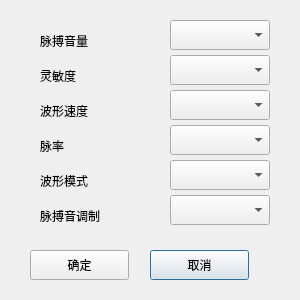
<?xml version="1.0" encoding="UTF-8"?>
<ui version="4.0">
 <class>Dlg_set_spo2</class>
 <widget class="QDialog" name="Dlg_set_spo2">
  <property name="geometry">
   <rect>
    <x>0</x>
    <y>0</y>
    <width>300</width>
    <height>300</height>
   </rect>
  </property>
  <property name="windowTitle">
   <string>血氧设置</string>
  </property>
  <widget class="QLabel" name="label">
   <property name="geometry">
    <rect>
     <x>40</x>
     <y>30</y>
     <width>71</width>
     <height>21</height>
    </rect>
   </property>
   <property name="text">
    <string>脉搏音量</string>
   </property>
  </widget>
  <widget class="QLabel" name="label_4">
   <property name="geometry">
    <rect>
     <x>40</x>
     <y>65</y>
     <width>71</width>
     <height>21</height>
    </rect>
   </property>
   <property name="text">
    <string>灵敏度</string>
   </property>
  </widget>
  <widget class="QPushButton" name="m_btn_cancel">
   <property name="geometry">
    <rect>
     <x>150</x>
     <y>250</y>
     <width>99</width>
     <height>30</height>
    </rect>
   </property>
   <property name="text">
    <string>取消</string>
   </property>
  </widget>
  <widget class="QComboBox" name="m_cmbb_maiboyintiaozhi">
   <property name="geometry">
    <rect>
     <x>170</x>
     <y>195</y>
     <width>100</width>
     <height>30</height>
    </rect>
   </property>
   <property name="maxVisibleItems">
    <number>2</number>
   </property>
  </widget>
  <widget class="QPushButton" name="m_btn_ok">
   <property name="geometry">
    <rect>
     <x>30</x>
     <y>250</y>
     <width>99</width>
     <height>30</height>
    </rect>
   </property>
   <property name="text">
    <string>确定</string>
   </property>
  </widget>
  <widget class="QComboBox" name="m_cmbb_boxingsudu">
   <property name="geometry">
    <rect>
     <x>170</x>
     <y>90</y>
     <width>100</width>
     <height>30</height>
    </rect>
   </property>
   <property name="maxVisibleItems">
    <number>2</number>
   </property>
  </widget>
  <widget class="QLabel" name="label_11">
   <property name="geometry">
    <rect>
     <x>40</x>
     <y>170</y>
     <width>71</width>
     <height>21</height>
    </rect>
   </property>
   <property name="text">
    <string>波形模式</string>
   </property>
  </widget>
  <widget class="QComboBox" name="m_cmbb_maiboyinliang">
   <property name="geometry">
    <rect>
     <x>170</x>
     <y>20</y>
     <width>100</width>
     <height>30</height>
    </rect>
   </property>
   <property name="maxVisibleItems">
    <number>11</number>
   </property>
  </widget>
  <widget class="QLabel" name="label_9">
   <property name="geometry">
    <rect>
     <x>40</x>
     <y>135</y>
     <width>71</width>
     <height>21</height>
    </rect>
   </property>
   <property name="text">
    <string>脉率</string>
   </property>
  </widget>
  <widget class="QComboBox" name="m_cmbb_mailv">
   <property name="geometry">
    <rect>
     <x>170</x>
     <y>125</y>
     <width>100</width>
     <height>30</height>
    </rect>
   </property>
   <property name="maxVisibleItems">
    <number>2</number>
   </property>
  </widget>
  <widget class="QComboBox" name="m_cmbb_boxingmoshi">
   <property name="geometry">
    <rect>
     <x>170</x>
     <y>160</y>
     <width>100</width>
     <height>30</height>
    </rect>
   </property>
   <property name="maxVisibleItems">
    <number>2</number>
   </property>
  </widget>
  <widget class="QComboBox" name="m_cmbb_lingmindu">
   <property name="geometry">
    <rect>
     <x>170</x>
     <y>55</y>
     <width>100</width>
     <height>30</height>
    </rect>
   </property>
   <property name="maxVisibleItems">
    <number>3</number>
   </property>
  </widget>
  <widget class="QLabel" name="label_13">
   <property name="geometry">
    <rect>
     <x>40</x>
     <y>205</y>
     <width>81</width>
     <height>21</height>
    </rect>
   </property>
   <property name="text">
    <string>脉搏音调制</string>
   </property>
  </widget>
  <widget class="QLabel" name="label_7">
   <property name="geometry">
    <rect>
     <x>40</x>
     <y>100</y>
     <width>71</width>
     <height>21</height>
    </rect>
   </property>
   <property name="text">
    <string>波形速度</string>
   </property>
  </widget>
 </widget>
 <resources/>
 <connections/>
</ui>
